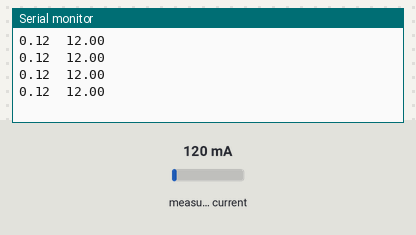
Bench run of a sketch on a simulated Arduino Uno, built with avr-gcc and run on an emulated ATmega328P. Parts: the last lines printed to the serial monitor. The inputs (shaded band) are chosen by the test bench; at power-on: measured current 120 mA.

Above: at 1.2 s.
1.3 s: measured current set to 40 mA
At 1.77 s:
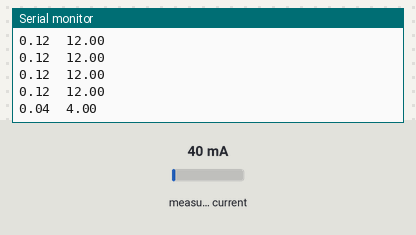
2.8 s: measured current set to 500 mA
At 2.89 s:
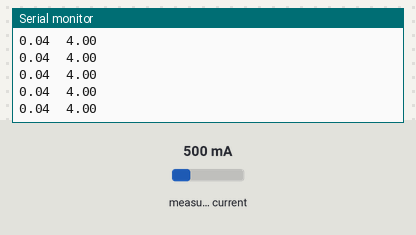
Timing chart, 0 to 5.8 s (numbered marks = the images above; inputs shaded):
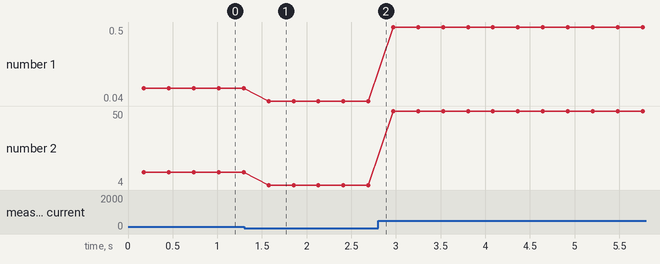

The sketch:

current_only_04.ino
```cpp
#include "EmonLib.h"                   // Include Emon Library
EnergyMonitor emon1;                   // Create an instance

double Irms = 0;

void setup()
{
  Serial.begin(115200);

  emon1.current(1, 111.1);             // Current: input pin, calibration.
}

void loop()
{
  double Irms = emon1.calcIrms(1480);  // Calculate Irms only
//  Irms = analogRead(A1);
  Serial.print(Irms);          // Irms
  Serial.print('\t');
  Serial.println(Irms*100);
  delay(100);
}
```

Measured:
- after the input at 1.3 s, the serial monitor: prints a new line after 0.27 s (image 1)
- plotted number 1: 0.12 → 0.04 after the input at 1.3 s, 0.04 → 0.5 after the input at 2.8 s
- plotted number 2: 12 → 4 after the input at 1.3 s, 4 → 50 after the input at 2.8 s
